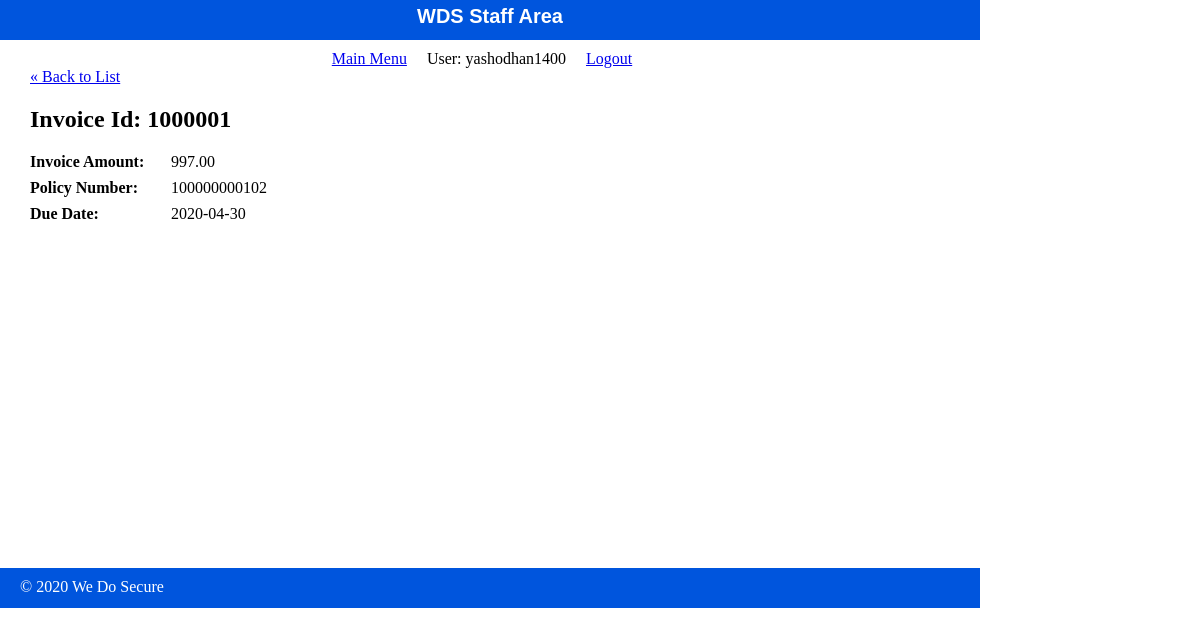
The page /WDS/public/staff/invoice/show.php?id=1000001 (signed in) on the database its author committed.
### tables this page shows
CREATE TABLE `invoice` (
  `Invoice_id` decimal(7,0) NOT NULL COMMENT 'INVOICE NUMBER FOR HOME POLICY',
  `Due_Date` date NOT NULL COMMENT 'DAY PAYMENT IS DUE',
  `Invoice_amt` decimal(10,2) NOT NULL COMMENT 'AMOUNT DUE',
  `Policy_no` decimal(12,0) NOT NULL COMMENT 'Policy Number'
);

### WDS/private/functions.php (called while the page is built, shortened)
<?php
function url_for($script_path) {
  return WWW_ROOT . $script_path;
}
function h($string=""){
  return htmlspecialchars($string);
  }
?>

### WDS/private/database.php (called while the page is built, shortened)
<?php
function db_escape($connection, $string){
	return mysqli_real_escape_string($connection,$string);
}
?>

### WDS/private/query_function.php (called while the page is built, shortened)
<?php
	function find_record($table_name,$key_name,$id){
		global $db;
		$sql = "SELECT * FROM $table_name ";
  		$sql .="WHERE $key_name='" . db_escape($db,$id) . "';";
  		$result = mysqli_query($db, $sql);
  		$parcel = mysqli_fetch_assoc($result);
  		return $parcel;
	}
?>

### WDS/public/staff/invoice/show.php (the view, shortened to what this page needs)
<?php
  $id = $_GET['id'] ?? '1';
  $invoice = find_record("invoice", "Invoice_id" ,$id);
?>
<?php include(SHARED_PATH . '/staff_header.php'); ?>
<div id="content">
    <a class="back-link" href="<?php echo url_for('/staff/invoice/index.php');
    ?>">&laquo; Back to List</a>
    <div class="invoice show">
        <h2> Invoice Id: <?php echo h($invoice['Invoice_id']); ?></h2>
        <div class = "attributes">
        	<dl>
        		<dt>Invoice Amount:</dt>
        		<dd> <?php echo h($invoice['Invoice_amt']); ?> </dd>
        	</dl>
        	<dl>
        		<dt>Policy Number:</dt>
        		<dd> <?php echo h($invoice['Policy_no']); ?> </dd>
        	</dl>
        	<dl>
        		<dt>Due Date:</dt>
        		<dd> <?php echo h($invoice['Due_Date']); ?> </dd>
        	</dl>
        </div>
    </div>
</div>
<?php include(SHARED_PATH . '/staff_footer.php'); ?>

### WDS/public/stylesheets/staff.css (style rules this page uses)
html { height: 100%; width: 100%; }
body { height: 980px; width: 100%; margin: 0; padding: 0; }
#content { width: 920px; min-height: 500px; padding: 0 30px; }
dl { clear: both; overflow: hidden; margin: 0.5em 0; }
dt { float: left; font-weight: bold; width: 125px; }
dd { float: left; margin-left: 1em; }

### rows shown on the page
invoice: Invoice_id "1000001", Invoice_amt "997.00", Policy_no "100000000102", Due_Date "2020-04-30"

### other values the page prints
$_SESSION['username'] "yashodhan1400"
